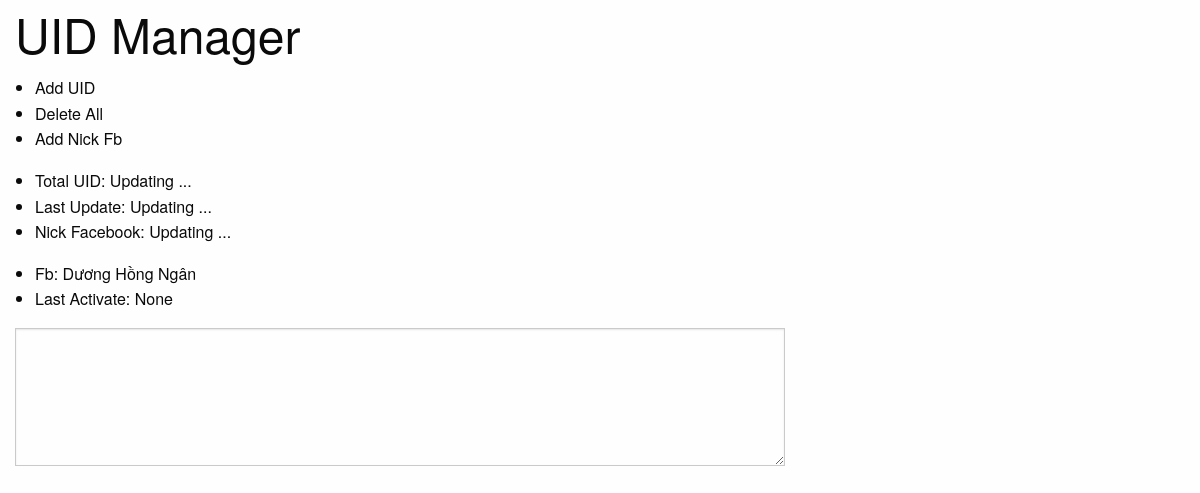
Before: / with the older database file.
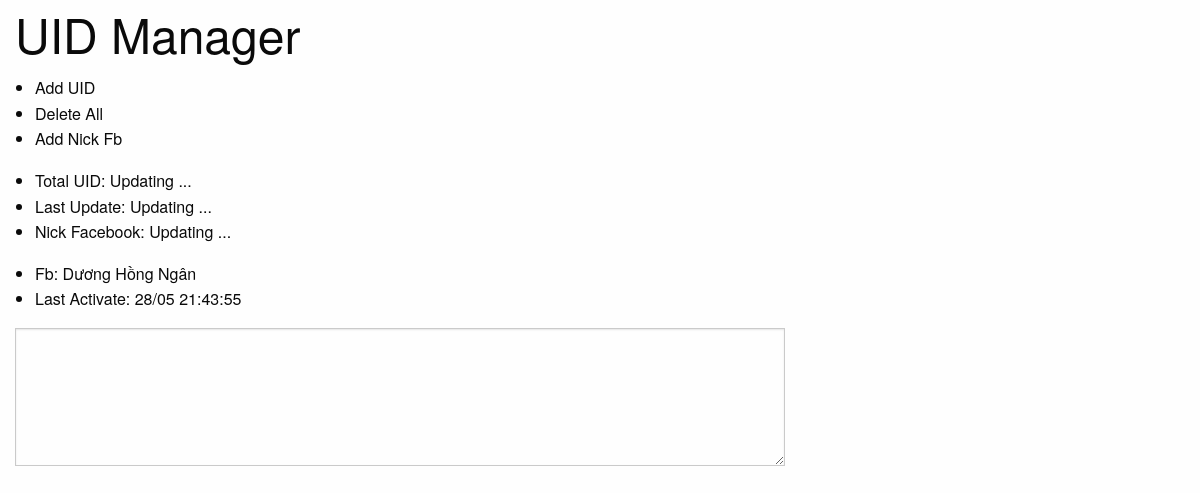
After: the same page with the newer database file.
### database.py (models this page shows, shortened)
class acc_manager(Base):
    __tablename__ = 'cookies_fb'
    id = Column(Integer, primary_key=True)
    name = Column(String(50))
    uid = Column(String(50))
    cookies = Column(String(50))
    last_activate = Column(String(50))
    def query_all(self):
        return session.query(acc_manager).all()

### master.py (the view)
@app.route('/')
def homepage():
	a = db_master(mode='qall_cookies')
	return render_template('home.html', nick = a)

### templates/home.html (shortened to what this page needs)
{% extends "base.html" %}
{% block body %}
<div class="body_content">
	<div class="grid-container">
		<div class="grid-x grid-margin-x">
			<div class="cell small-12">
			<div class="index">
			<h1>UID Manager</h1>
			<div class="control_lv1">
			<ul>
				<li class='add_uid' >Add UID</li>
				<li class='del_all' >Delete All</li>
				<li class='add_nickfb'>Add Nick Fb</li>
			</ul>
			</div>
			<div class="status_uid">
			<ul id='status_main'>
				<li>Total UID: Updating ...</li>
				<li>Last Update: Updating ...</li>
				<li>Nick Facebook: Updating ...</li>
			</ul>
			</div>
			<div class="reload_nick">
			<div class="grid-x grid-margin-x">
				{% for user in nick %}
				<div class="cell small-3">
					<div class="nick_facebook">
						<ul>
						<li>Fb: {{ user.name }}</li>
						<li>Last Activate: {{ user.last_activate }}</li>
						</ul>
					</div>
				</div>
				{% endfor %}
				</div>
			</div>
			<div class="grid-x grid-margin-x">
			<div class="cell small-8">
			<div class="log_uid">
			<textarea id="log_uid" rows="5" cols="25"></textarea>
			</div>
			</div>
			</div>
			</div>
			</div>
		</div>
	</div>
</div>
{% endblock %}

### templates/base.html (shortened to what this page needs)
<!DOCTYPE html>
<html lang="en">
<head>
	<link rel="stylesheet" type="text/css" href="{{ url_for('static', filename='css/foundation.min.css') }}">
	<link rel="stylesheet" type="text/less" href="{{ url_for('static', filename='css/master.less') }}">
</head>
<body>
	{% block body %}{% endblock %}
</body>
</html>

Changed rows visible on the page:
changed acc_manager "Dương Hồng Ngân": last_activate "None" → "28/05 21:43:55"
